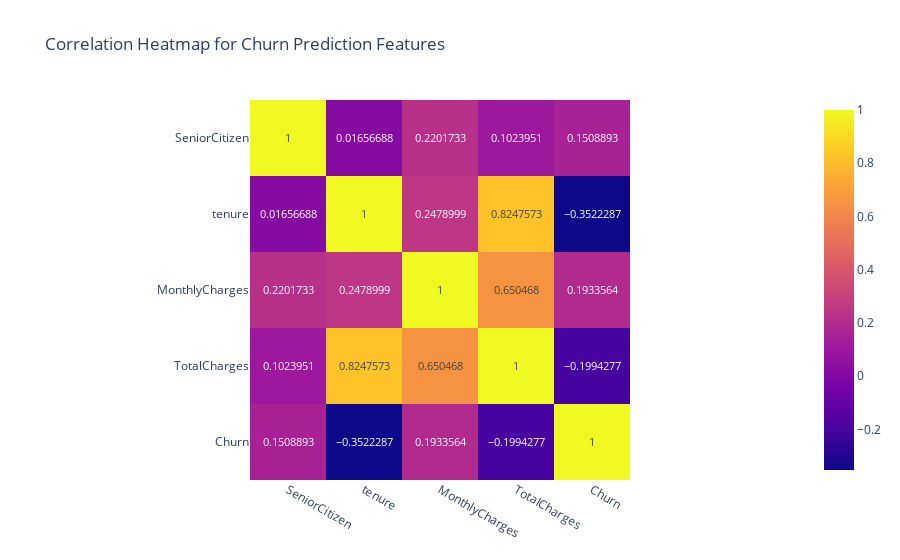

This figure's notebook cell:
### Code cell
df['Churn'] = df['Churn'].replace({'Yes': 1, 'No': 0})

corr=df.corr()
fig = px.imshow(
    corr,
    text_auto=True,
    title="Correlation Heatmap for Churn Prediction Features"
)
fig.show()

### Figure 1 — Plotly figure (JSON) as saved in the notebook; plotly's stock layout.template omitted (floating-point values rounded to 4 significant figures)
{"data": [{"coloraxis": "coloraxis", "hovertemplate": "x: %{x}<br>y: %{y}<br>color: %{z}<extra></extra>", "name": "0", "texttemplate": "%{z}", "type": "heatmap", "x": ["SeniorCitizen", "tenure", "MonthlyCharges", "TotalCharges", "Churn"], "xaxis": "x", "y": ["SeniorCitizen", "tenure", "MonthlyCharges", "TotalCharges", "Churn"], "yaxis": "y", "z": [[1, 0.01657, 0.2202, 0.1024, 0.1509], [0.01657, 1, 0.2479, 0.8248, -0.3522], [0.2202, 0.2479, 1, 0.6505, 0.1934], [0.1024, 0.8248, 0.6505, 1, -0.1994], [0.1509, -0.3522, 0.1934, -0.1994, 1]]}], "layout": {"coloraxis": {"colorscale": [[0, "#0d0887"], [0.1111, "#46039f"], [0.2222, "#7201a8"], [0.3333, "#9c179e"], [0.4444, "#bd3786"], [0.5556, "#d8576b"], [0.6667, "#ed7953"], [0.7778, "#fb9f3a"], [0.8889, "#fdca26"], [1, "#f0f921"]]}, "title": {"text": "Correlation Heatmap for Churn Prediction Features"}, "xaxis": {"anchor": "y", "constrain": "domain", "domain": [0, 1], "scaleanchor": "y"}, "yaxis": {"anchor": "x", "autorange": "reversed", "constrain": "domain", "domain": [0, 1]}}}
